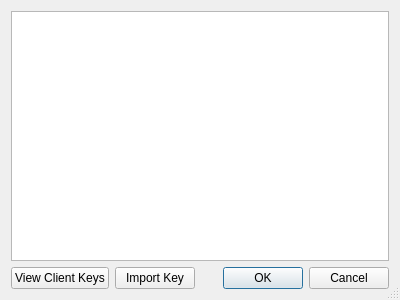
<?xml version="1.0" encoding="UTF-8"?>
<ui version="4.0">
 <class>RdpKeyDlg</class>
 <widget class="QDialog" name="RdpKeyDlg">
  <property name="geometry">
   <rect>
    <x>0</x>
    <y>0</y>
    <width>400</width>
    <height>300</height>
   </rect>
  </property>
  <property name="sizePolicy">
   <sizepolicy hsizetype="Preferred" vsizetype="Preferred">
    <horstretch>0</horstretch>
    <verstretch>0</verstretch>
   </sizepolicy>
  </property>
  <property name="windowTitle">
   <string>Dialog</string>
  </property>
  <property name="sizeGripEnabled">
   <bool>true</bool>
  </property>
  <layout class="QVBoxLayout" name="verticalLayout_2">
   <item>
    <layout class="QVBoxLayout" name="verticalLayout">
     <item>
      <widget class="QTreeView" name="treeView">
       <property name="editTriggers">
        <set>QAbstractItemView::NoEditTriggers</set>
       </property>
      </widget>
     </item>
     <item>
      <layout class="QHBoxLayout" name="horizontalLayout">
       <item>
        <widget class="QPushButton" name="pushButton">
         <property name="text">
          <string>View Client Keys</string>
         </property>
        </widget>
       </item>
       <item>
        <widget class="QPushButton" name="pushButton_2">
         <property name="text">
          <string>Import Key</string>
         </property>
        </widget>
       </item>
       <item>
        <spacer name="horizontalSpacer">
         <property name="orientation">
          <enum>Qt::Horizontal</enum>
         </property>
         <property name="sizeHint" stdset="0">
          <size>
           <width>40</width>
           <height>20</height>
          </size>
         </property>
        </spacer>
       </item>
       <item>
        <widget class="QDialogButtonBox" name="buttonBox">
         <property name="orientation">
          <enum>Qt::Horizontal</enum>
         </property>
         <property name="standardButtons">
          <set>QDialogButtonBox::Cancel|QDialogButtonBox::Ok</set>
         </property>
        </widget>
       </item>
      </layout>
     </item>
    </layout>
   </item>
  </layout>
 </widget>
 <resources/>
 <connections>
  <connection>
   <sender>buttonBox</sender>
   <signal>accepted()</signal>
   <receiver>RdpKeyDlg</receiver>
   <slot>accept()</slot>
   <hints>
    <hint type="sourcelabel">
     <x>248</x>
     <y>254</y>
    </hint>
    <hint type="destinationlabel">
     <x>157</x>
     <y>274</y>
    </hint>
   </hints>
  </connection>
  <connection>
   <sender>buttonBox</sender>
   <signal>rejected()</signal>
   <receiver>RdpKeyDlg</receiver>
   <slot>reject()</slot>
   <hints>
    <hint type="sourcelabel">
     <x>316</x>
     <y>260</y>
    </hint>
    <hint type="destinationlabel">
     <x>286</x>
     <y>274</y>
    </hint>
   </hints>
  </connection>
 </connections>
</ui>
